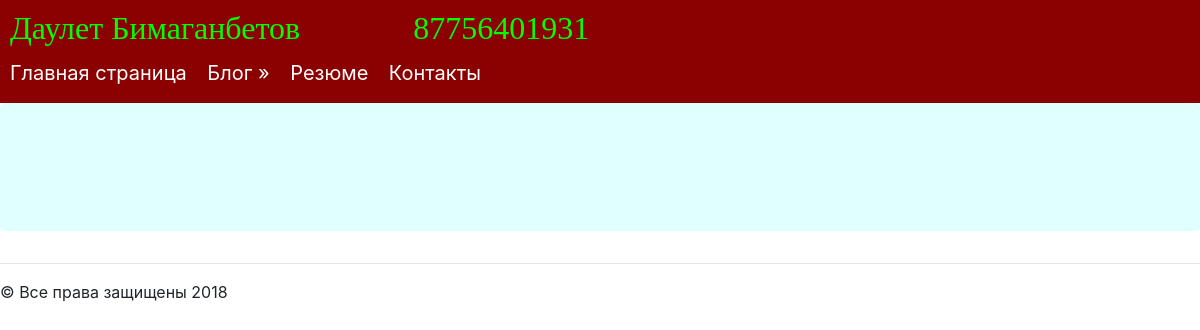
Before: /news/ with the older database file.
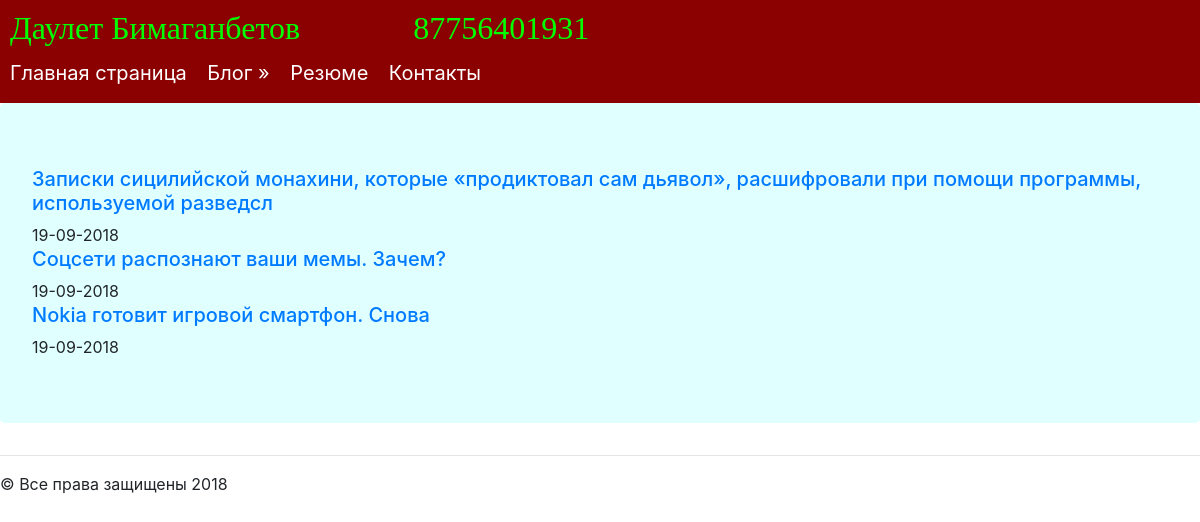
After: the same page with the newer database file.
### news/models.py (models this page shows, shortened)
class Articles(models.Model):
    title = models.CharField(max_length = 120)
    body = models.TextField()
    date = models.DateTimeField()

### news/templates/news/posts.html
{% extends "mainApp/wrapper.html" %}
{% block content %}
  {% for post in object_list %}
    <a href="/news/{{post.id}}"><h5>{{post.title}}</h5></a>
    <h7>{{post.date|date:"d-m-Y"}}</h7>
  {% endfor %}
{% endblock %}

### mainApp/templates/mainApp/wrapper.html (shortened to what this page needs)
<!DOCTYPE html>
<html lang="en">
<head>
  {% load staticfiles %}
  <link rel="stylesheet" href="{% static 'css/bootstrap.min.css' %}" type="text/css">
</head>
<body>
  <div class="block1">
<div class="column">
    <p class="mais"> Даулет Бимаганбетов</p>
    <p class="mais"> 87756401931</p>
    <br>
</div>
    <a class="navbar-brand" href="/">Главная страница</a>
    <a class="navbar-brand" href="/news">Блог  &raquo;</a>
    <a class="navbar-brand" href="/resume">Резюме</a>
    <a class="navbar-brand" href="/contact">Контакты</a>
  </div>
<div class="jumbotron">
      {% block content %}
      {% endblock %}
</div>
<hr>
    &copy; Все права защищены 2018
</body>
</html>

### mainApp/templates/mainApp/includes/some_html.html (shortened to what this page needs)
{% block content %}
{% load staticfiles %}
{% endblock %}

### mainApp/templates/mainApp/wrapper.html (style rules this page uses)
.block1 { width: auto; margin: 0px; padding: 10px; background: #8B0000; }
.navbar-brand { color: #FFFFFF; }
.jumbotron { background: #E0FFFF; }
.mais { font-family: Arial, Helvetica, Verdana, sans-serif; font-weight: lighter; font: 200% serif; color:#00FF00; }
.column { -webkit-column-width: 300px; -moz-column-width: 200px; column-width: 200px; -webkit-column-count: 3; -moz-column-count: 3; column-count: 3; -webkit-column-gap: 30px; -moz-column-gap: 30px; column-gap: 30px; }

Changed rows visible on the page:
added Articles: title "Записки сицилийской монахини, которые «продиктовал сам дьявол», расшифровали при помощи программы, используемой разведсл", date "19-09-2018"
added Articles: title "Соцсети распознают ваши мемы. Зачем?", date "19-09-2018"
added Articles: title "Nokia готовит игровой смартфон. Снова", date "19-09-2018"
